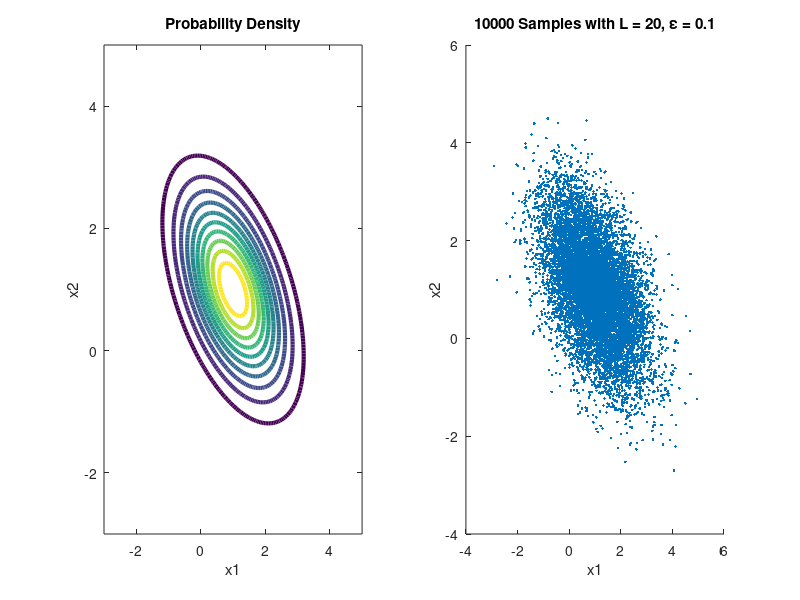
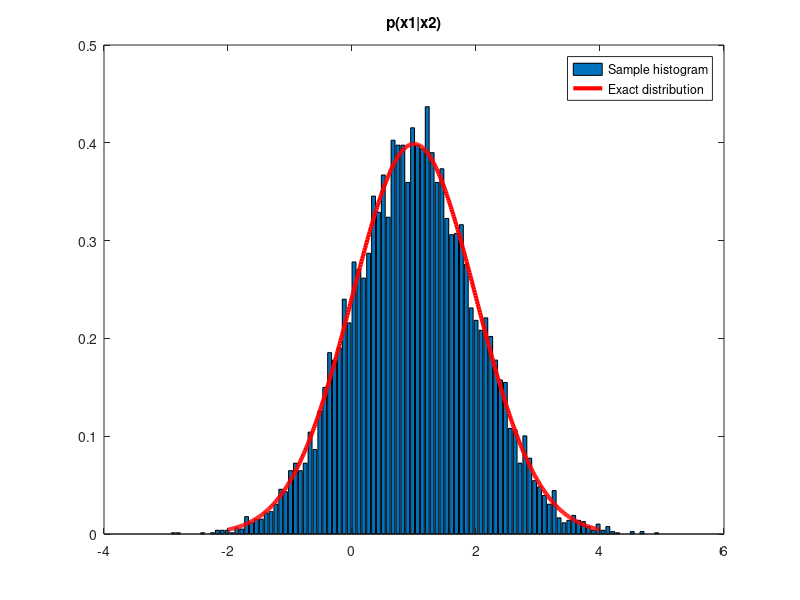
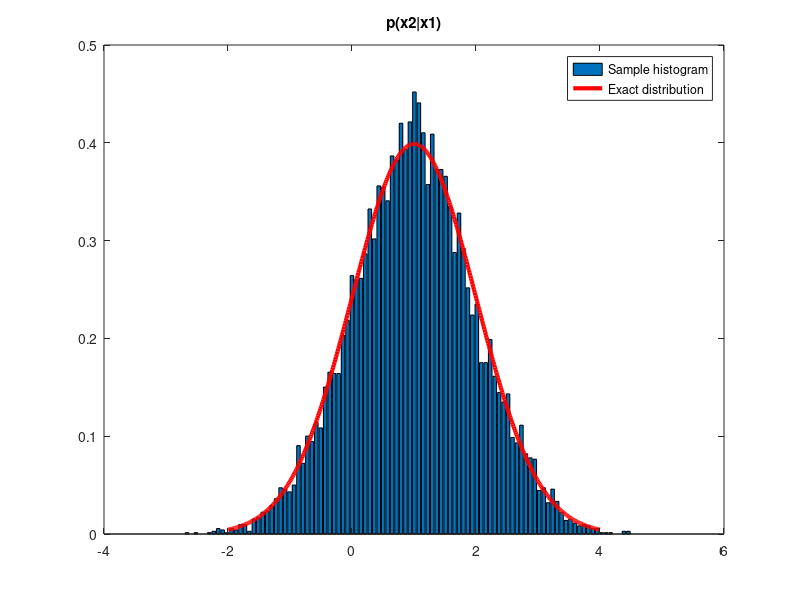
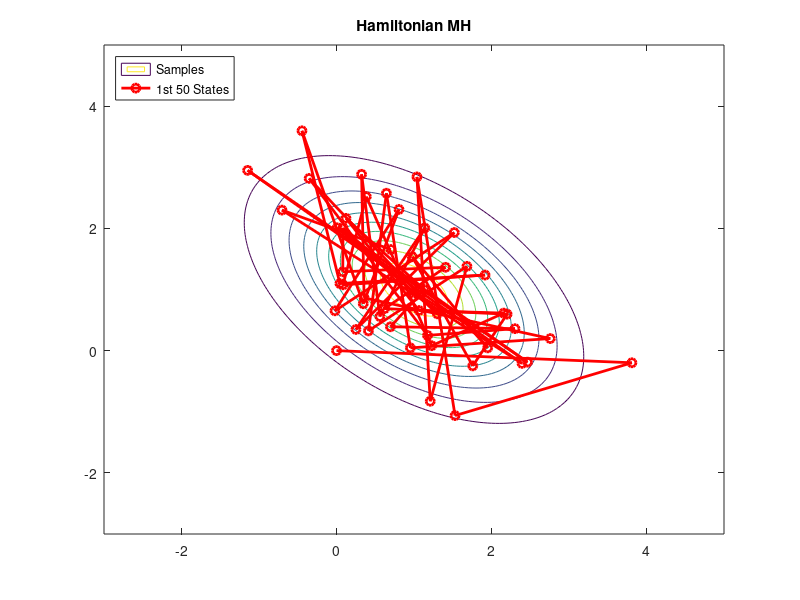

The MATLAB source for these figures, in order:


%% Problem 3d
 

e = 0.1;
L = 20;

Ns = 10000;
m = [1 1];
C = [1 -0.5; -0.5 1];

xs = zeros(1,2);
x1=-3:.05:5;x2=-3:.05:5
[X1,X2] = meshgrid(x1,x2);
F = mvnpdf([X1(:) X2(:)],m,C);
F = reshape(F,length(x2),length(x1));


for i=2:Ns
    U = 0.5*((xs(end,:)-m)*inv(C)*(xs(end,:)-m)');
    q = mvnrnd([0 0],eye(2));
    K = 0.5*(q*q');
    
    xt = xs(end,:);
    qt = q;
    for j = 1:L
        qt = (qt'-e*inv(C)*(xt-m)'/2)';
        xt = xt+e*qt;
        qt = (qt'-e*inv(C)*(xt-m)'/2)';
    end
    Ut = -0.5*((xt-m)*inv(C)*(xt-m)');
    Kt = -0.5*(qt*qt');
    
    if rand<exp(U+K-(Ut+Kt))
        xs = [xs;xt];
    else
        xs = [xs;xs(end,:)];
    end
   
end


x = linspace(-2,4,500);
y = 1/sqrt(2*pi)*exp(-0.5*(x-1).^2);

figure
subplot(1,2,1)
contour(x1,x2,F,'LineWidth',3);
xlabel('x1'); ylabel('x2'); title('Probability Density');
subplot(1,2,2)
scatter(xs(:,1),xs(:,2),'.')
xlabel('x1'); ylabel('x2'); title('10000 Samples with L = 20, \epsilon = 0.1');

[f,xh]=hist(xs(:,1),100);
figure
bar(xh,f/trapz(xh,f));
hold on
plot(x,y,'r','LineWidth',3);
legend('Sample histogram','Exact distribution');
title('p(x1|x2)')

figure
[f,xh]=hist(xs(:,2),100);
bar(xh,f/trapz(xh,f));
hold on
plot(x,y,'r','LineWidth',3);
legend('Sample histogram','Exact distribution');
title('p(x2|x1)')

figure
subplot(1,1,1)
contour(x1,x2,F);
hold on
plot(xs(1:50,1),xs(1:50,2),'ro-','Linewidth',2);
xlim([-3,5]); ylim([-3,5]);
legend({'Samples','1st 50 States'},'Location','Northwest')
title('Hamiltonian MH')



